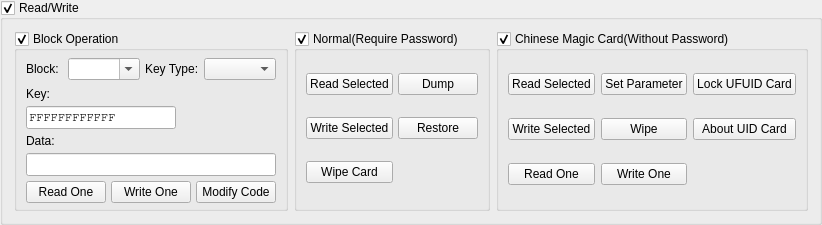
         <widget class="QGroupBox" name="MF_RWGroupBox">
          <property name="title">
           <string>Read/Write</string>
          </property>
          <property name="checkable">
           <bool>true</bool>
          </property>
          <layout class="QVBoxLayout" name="verticalLayout">
           <item>
            <layout class="QHBoxLayout" name="horizontalLayout_12">
             <item>
              <widget class="QGroupBox" name="MF_normalGroupBox_3">
               <property name="maximumSize">
                <size>
                 <width>310</width>
                 <height>16777215</height>
                </size>
               </property>
               <property name="title">
                <string>Block Operation</string>
               </property>
               <property name="checkable">
                <bool>true</bool>
               </property>
               <layout class="QGridLayout" name="gridLayout_5">
                <property name="topMargin">
                 <number>5</number>
                </property>
                <property name="bottomMargin">
                 <number>5</number>
                </property>
                <property name="spacing">
                 <number>5</number>
                </property>
                <item row="0" column="0">
                 <layout class="QHBoxLayout" name="horizontalLayout_42">
                  <property name="sizeConstraint">
                   <enum>QLayout::SizeConstraint::SetMinAndMaxSize</enum>
                  </property>
                  <item>
                   <widget class="QLabel" name="label_4">
                    <property name="minimumSize">
                     <size>
                      <width>30</width>
                      <height>26</height>
                     </size>
                    </property>
                    <property name="maximumSize">
                     <size>
                      <width>40</width>
                      <height>16777215</height>
                     </size>
                    </property>
                    <property name="text">
                     <string>Block:</string>
                    </property>
                   </widget>
                  </item>
                  <item>
                   <widget class="QComboBox" name="MF_RW_blockBox">
                    <property name="minimumSize">
                     <size>
                      <width>60</width>
                      <height>0</height>
                     </size>
                    </property>
                    <property name="maximumSize">
                     <size>
                      <width>85</width>
                      <height>16777215</height>
                     </size>
                    </property>
                    <property name="editable">
                     <bool>true</bool>
                    </property>
                    <property name="currentText">
                     <string/>
                    </property>
                    <property name="currentIndex">
                     <number>-1</number>
                    </property>
                   </widget>
                  </item>
                  <item>
                   <layout class="QHBoxLayout" name="horizontalLayout_44"/>
                  </item>
                  <item>
                   <widget class="QLabel" name="label_3">
                    <property name="maximumSize">
                     <size>
                      <width>65</width>
                      <height>16777215</height>
                     </size>
                    </property>
                    <property name="text">
                     <string>Key Type:</string>
                    </property>
                   </widget>
                  </item>
                  <item>
                   <widget class="QComboBox" name="MF_RW_keyTypeBox">
                    <property name="minimumSize">
                     <size>
                      <width>52</width>
                      <height>0</height>
                     </size>
                    </property>
                    <property name="maximumSize">
                     <size>
                      <width>85</width>
                      <height>16777215</height>
                     </size>
                    </property>
                   </widget>
                  </item>
                 </layout>
                </item>
                <item row="1" column="0">
                 <layout class="QVBoxLayout" name="verticalLayout_5">
                  <property name="spacing">
                   <number>-1</number>
                  </property>
                  <property name="leftMargin">
                   <number>0</number>
                  </property>
                  <item>
                   <widget class="QLabel" name="label_5">
                    <property name="text">
                     <string>Key:</string>
                    </property>
                   </widget>
                  </item>
                  <item>
                   <widget class="QLineEdit" name="MF_RW_keyEdit">
                    <property name="maximumSize">
                     <size>
                      <width>150</width>
                      <height>16777215</height>
                     </size>
                    </property>
                    <property name="font">
                     <font>
                      <family>Courier</family>
                     </font>
                    </property>
                    <property name="text">
                     <string notr="true">FFFFFFFFFFFF</string>
                    </property>
                   </widget>
                  </item>
                  <item>
                   <widget class="QLabel" name="label_2">
                    <property name="text">
                     <string>Data:</string>
                    </property>
                   </widget>
                  </item>
                  <item>
                   <widget class="QLineEdit" name="MF_RW_dataEdit">
                    <property name="font">
                     <font>
                      <family>Courier</family>
                     </font>
                    </property>
                   </widget>
                  </item>
                  <item>
                   <layout class="QHBoxLayout" name="horizontalLayout_43">
                    <property name="sizeConstraint">
                     <enum>QLayout::SizeConstraint::SetMinAndMaxSize</enum>
                    </property>
                    <item>
                     <widget class="QPushButton" name="MF_RW_readBlockButton">
                      <property name="minimumSize">
                       <size>
                        <width>40</width>
                        <height>0</height>
                       </size>
                      </property>
                      <property name="text">
                       <string>Read One</string>
                      </property>
                     </widget>
                    </item>
                    <item>
                     <widget class="QPushButton" name="MF_RW_writeBlockButton">
                      <property name="minimumSize">
                       <size>
                        <width>40</width>
                        <height>0</height>
                       </size>
                      </property>
                      <property name="text">
                       <string>Write One</string>
                      </property>
                     </widget>
                    </item>
                    <item>
                     <widget class="QPushButton" name="MF_RW_modifyCardCodeButton">
                      <property name="text">
                       <string>Modify Code</string>
                      </property>
                     </widget>
                    </item>
                   </layout>
                  </item>
                 </layout>
                </item>
               </layout>
              </widget>
             </item>
             <item>
              <widget class="QGroupBox" name="MF_normalGroupBox">
               <property name="title">
                <string>Normal(Require Password)</string>
               </property>
               <property name="checkable">
                <bool>true</bool>
               </property>
               <layout class="QGridLayout" name="gridLayout_2">
                <property name="topMargin">
                 <number>5</number>
                </property>
                <property name="bottomMargin">
                 <number>5</number>
                </property>
                <property name="spacing">
                 <number>5</number>
                </property>
                <item row="1" column="0">
                 <widget class="QPushButton" name="MF_RW_writeSelectedButton">
                  <property name="minimumSize">
                   <size>
                    <width>0</width>
                    <height>0</height>
                   </size>
                  </property>
                  <property name="text">
                   <string>Write Selected</string>
                  </property>
                 </widget>
                </item>
                <item row="0" column="0">
                 <widget class="QPushButton" name="MF_RW_readSelectedButton">
                  <property name="minimumSize">
                   <size>
                    <width>0</width>
                    <height>0</height>
                   </size>
                  </property>
                  <property name="text">
                   <string>Read Selected</string>
                  </property>
                 </widget>
                </item>
                <item row="1" column="1">
                 <widget class="QPushButton" name="MF_RW_restoreButton">
                  <property name="sizePolicy">
                   <sizepolicy hsizetype="Minimum" vsizetype="Fixed">
                    <horstretch>0</horstretch>
                    <verstretch>0</verstretch>
                   </sizepolicy>
                  </property>
                  <property name="minimumSize">
                   <size>
                    <width>40</width>
                    <height>0</height>
                   </size>
                  </property>
                  <property name="text">
                   <string>Restore</string>
                  </property>
                 </widget>
                </item>
                <item row="0" column="1">
                 <widget class="QPushButton" name="MF_RW_dumpButton">
                  <property name="sizePolicy">
                   <sizepolicy hsizetype="Minimum" vsizetype="Fixed">
                    <horstretch>0</horstretch>
                    <verstretch>0</verstretch>
                   </sizepolicy>
                  </property>
                  <property name="minimumSize">
                   <size>
                    <width>40</width>
                    <height>0</height>
                   </size>
                  </property>
                  <property name="text">
                   <string>Dump</string>
                  </property>
                 </widget>
                </item>
                <item row="3" column="0">
                 <widget class="QPushButton" name="MF_RW_wipeCardButton">
                  <property name="text">
                   <string>Wipe Card</string>
                  </property>
                 </widget>
                </item>
               </layout>
              </widget>
             </item>
             <item>
              <widget class="QGroupBox" name="MF_UIDGroupBox">
               <property name="minimumSize">
                <size>
                 <width>0</width>
                 <height>0</height>
                </size>
               </property>
               <property name="title">
                <string>Chinese Magic Card(Without Password)</string>
               </property>
               <property name="checkable">
                <bool>true</bool>
               </property>
               <layout class="QGridLayout" name="gridLayout">
                <property name="topMargin">
                 <number>5</number>
                </property>
                <property name="bottomMargin">
                 <number>5</number>
                </property>
                <item row="0" column="2">
                 <widget class="QPushButton" name="MF_UID_lockButton">
                  <property name="minimumSize">
                   <size>
                    <width>0</width>
                    <height>0</height>
                   </size>
                  </property>
                  <property name="text">
                   <string>Lock UFUID Card</string>
                  </property>
                 </widget>
                </item>
                <item row="1" column="2">
                 <widget class="QPushButton" name="MF_UID_aboutUIDButton">
                  <property name="minimumSize">
                   <size>
                    <width>0</width>
                    <height>0</height>
                   </size>
                  </property>
                  <property name="text">
                   <string>About UID Card</string>
                  </property>
                 </widget>
                </item>
                <item row="2" column="0">
                 <widget class="QPushButton" name="MF_UID_readBlockButton">
                  <property name="minimumSize">
                   <size>
                    <width>40</width>
                    <height>0</height>
                   </size>
                  </property>
                  <property name="text">
                   <string>Read One</string>
                  </property>
                 </widget>
                </item>
                <item row="2" column="1">
                 <widget class="QPushButton" name="MF_UID_writeBlockButton">
                  <property name="minimumSize">
                   <size>
                    <width>40</width>
                    <height>0</height>
                   </size>
                  </property>
                  <property name="text">
                   <string>Write One</string>
                  </property>
                 </widget>
                </item>
                <item row="0" column="0">
                 <widget class="QPushButton" name="MF_UID_readSelectedButton">
                  <property name="minimumSize">
                   <size>
                    <width>0</width>
                    <height>0</height>
                   </size>
                  </property>
                  <property name="text">
                   <string>Read Selected</string>
                  </property>
                 </widget>
                </item>
                <item row="1" column="0">
                 <widget class="QPushButton" name="MF_UID_writeSelectedButton">
                  <property name="minimumSize">
                   <size>
                    <width>0</width>
                    <height>0</height>
                   </size>
                  </property>
                  <property name="text">
                   <string>Write Selected</string>
                  </property>
                 </widget>
                </item>
                <item row="0" column="1">
                 <widget class="QPushButton" name="MF_UID_setParaButton">
                  <property name="sizePolicy">
                   <sizepolicy hsizetype="Minimum" vsizetype="Fixed">
                    <horstretch>0</horstretch>
                    <verstretch>0</verstretch>
                   </sizepolicy>
                  </property>
                  <property name="minimumSize">
                   <size>
                    <width>0</width>
                    <height>0</height>
                   </size>
                  </property>
                  <property name="text">
                   <string>Set Parameter</string>
                  </property>
                 </widget>
                </item>
                <item row="1" column="1">
                 <widget class="QPushButton" name="MF_UID_wipeButton">
                  <property name="sizePolicy">
                   <sizepolicy hsizetype="Minimum" vsizetype="Fixed">
                    <horstretch>0</horstretch>
                    <verstretch>0</verstretch>
                   </sizepolicy>
                  </property>
                  <property name="minimumSize">
                   <size>
                    <width>40</width>
                    <height>0</height>
                   </size>
                  </property>
                  <property name="text">
                   <string>Wipe</string>
                  </property>
                 </widget>
                </item>
               </layout>
              </widget>
             </item>
            </layout>
           </item>
          </layout>
         </widget>
